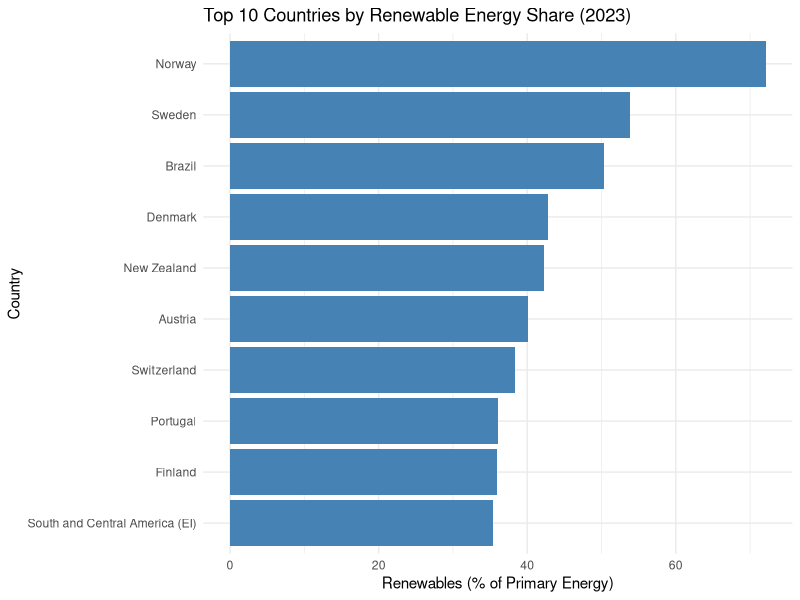
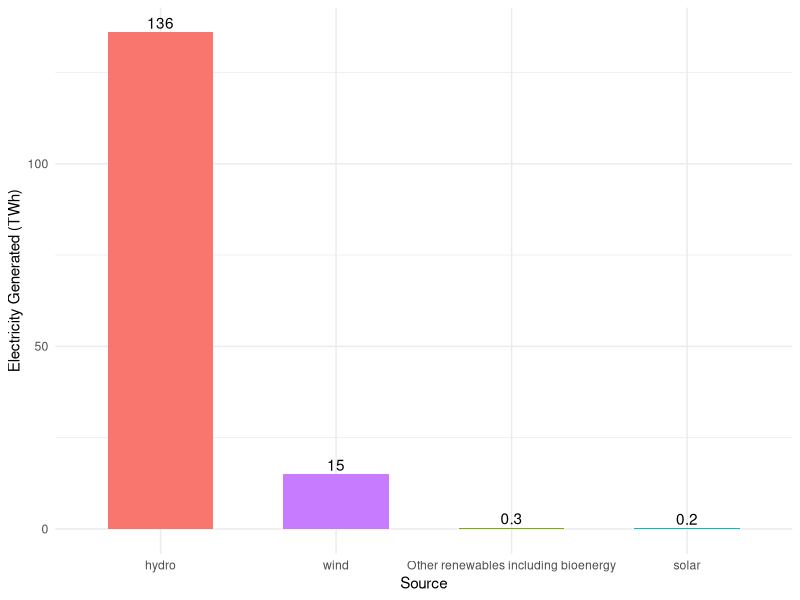

The R script that drew these images, in order:
## ---- chunk 1
library(readr)
library(tidyverse)
data <- read_csv("renewable-share-energy.filtered/renewable-share-energy.csv")

top10_clean <- data %>%
  filter(Year == 2023, 
         !Entity %in% c("World", "Africa", "Asia", "Europe", "Oceania", 
                        "North America", "South America", "Eastern Africa (EI)")) %>%
  arrange(desc(`Renewables (% equivalent primary energy)`)) %>%
  slice(1:10)
## ---- chunk 2
library(knitr)

top10_clean %>%
  select(Entity, Code, Year, `Renewables (% equivalent primary energy)`) %>%
  rename(
    Country = Entity,
    `Renewables (%)` = `Renewables (% equivalent primary energy)`
  ) %>%
  kable(caption = "Table 1. Top 10 Countries by Share of Renewable Energy in 2023")
## ---- chunk 3
ggplot(top10_clean, aes(x = reorder(Entity, `Renewables (% equivalent primary energy)`), 
                  y = `Renewables (% equivalent primary energy)`)) +
  geom_col(fill = "steelblue") +
  coord_flip() +
  labs(
    title = "Top 10 Countries by Renewable Energy Share (2023)",
    x = "Country",
    y = "Renewables (% of Primary Energy)"
  ) +
  theme_minimal()
## ---- chunk 4
norway_prod <- read_csv("modern-renewable-prod.filtered/modern-renewable-prod.csv")

norway_2023 <- norway_prod %>%
  filter(Entity == "Norway", Year == 2023) %>%
  select(
    `Electricity from wind - TWh`,
    `Electricity from hydro - TWh`,
    `Electricity from solar - TWh`,
    `Other renewables including bioenergy - TWh`
  ) %>%
  pivot_longer(everything(), names_to = "Source", values_to = "TWh") %>%
  mutate(Source = str_replace(Source, "Electricity from ", ""),
         Source = str_replace(Source, " - TWh", ""))

kable(norway_2023, caption = "Table 2. Norway's Renewable Electricity Generation by Source in 2023 (TWh)")
## ---- chunk 5
ggplot(norway_2023, aes(x = reorder(Source, -TWh), y = TWh, fill = Source)) +
  geom_bar(stat = "identity", width = 0.6) +
  geom_text(aes(label = round(TWh, 1)), vjust = -0.3) +
  labs(x = "Source", y = "Electricity Generated (TWh)") +
  theme_minimal() +
  theme(legend.position = "none")
